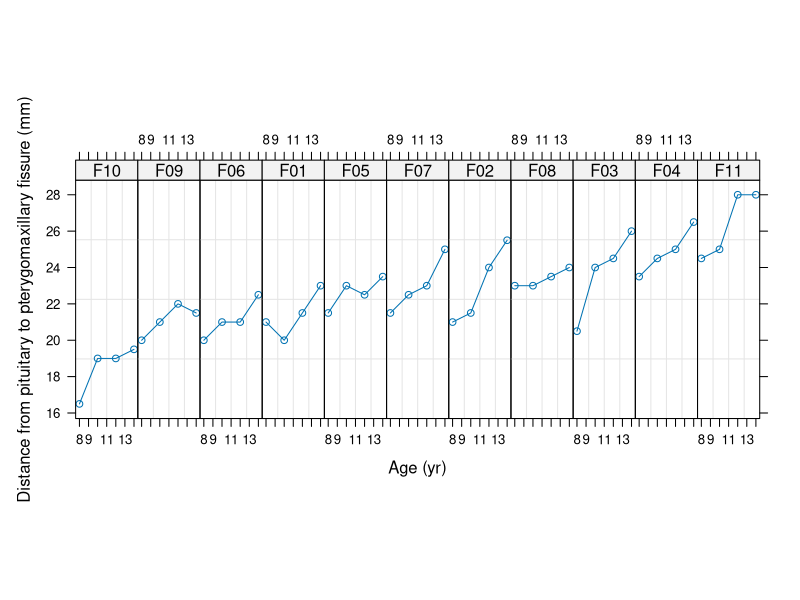
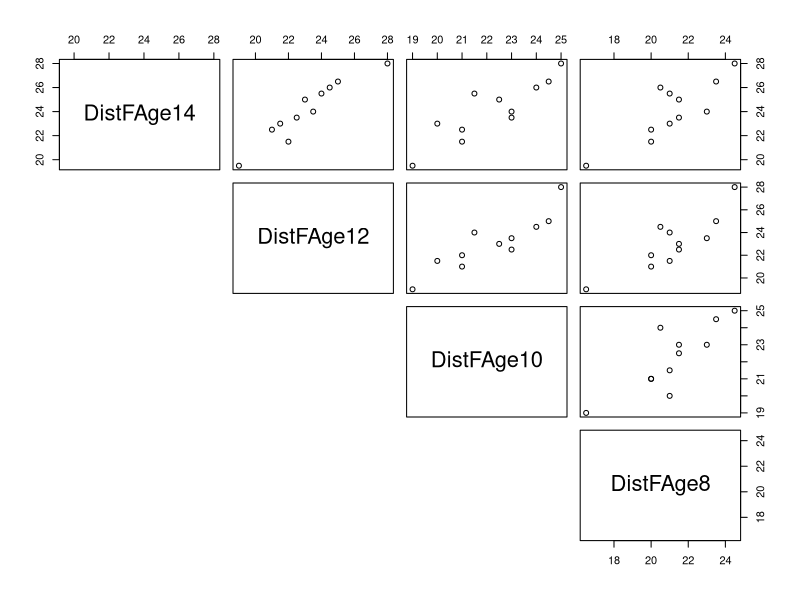
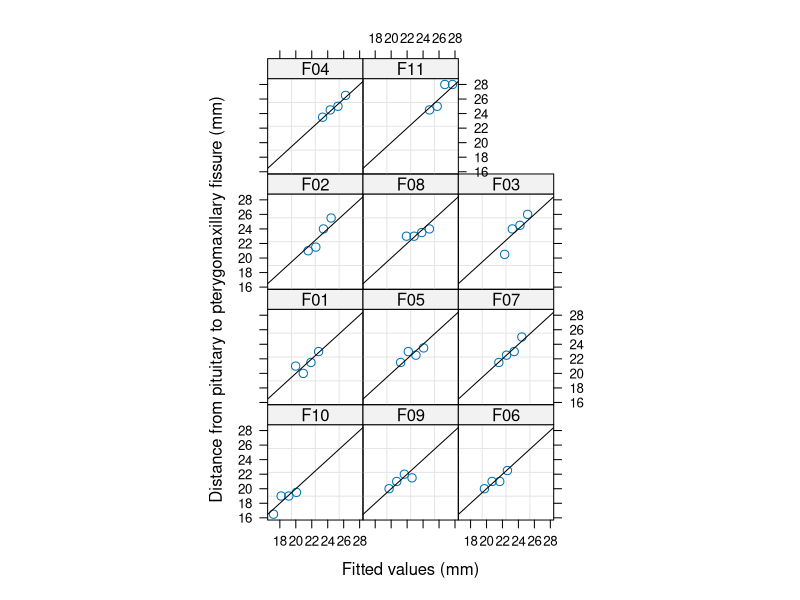
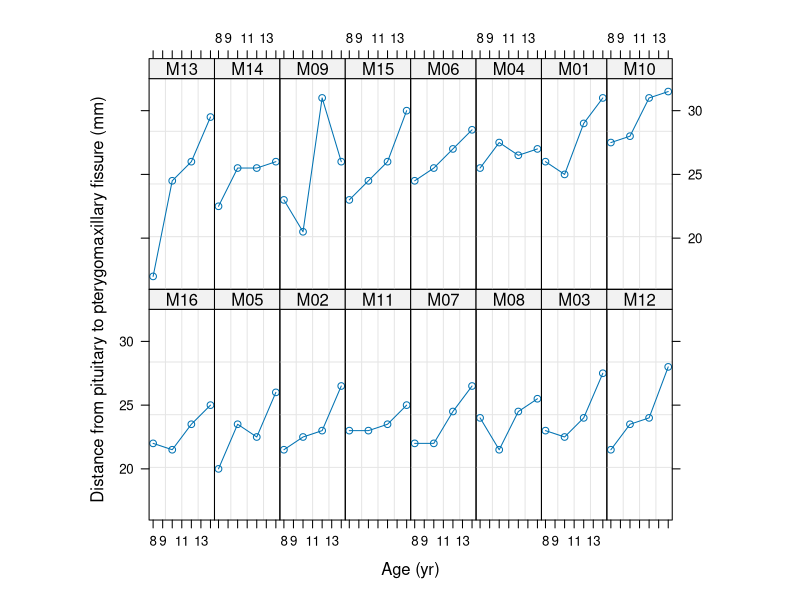
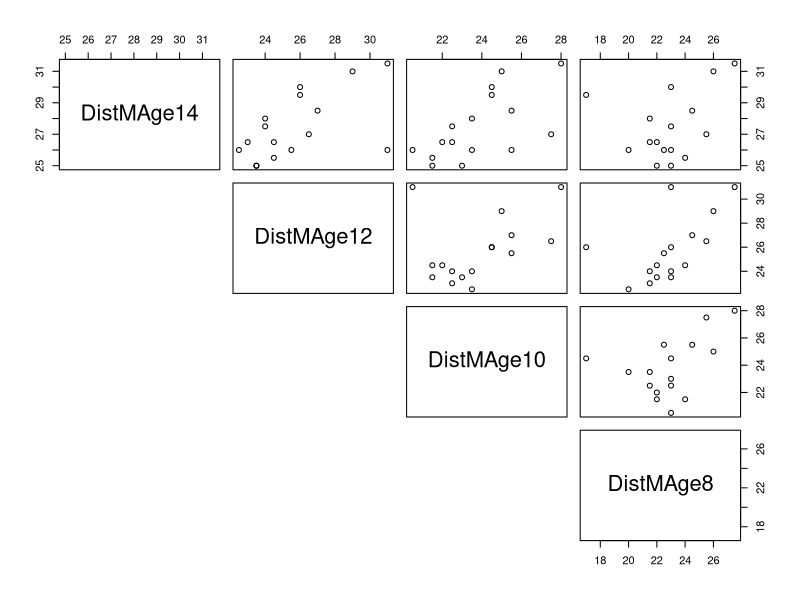
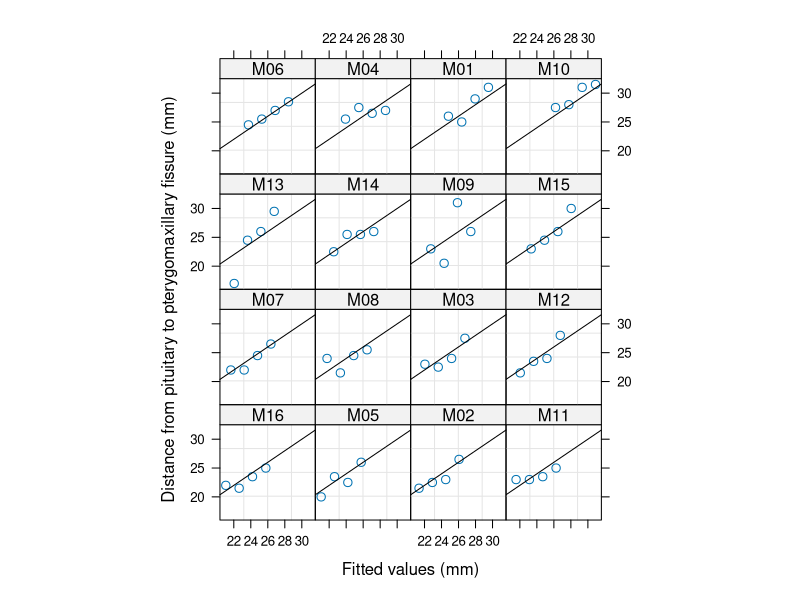
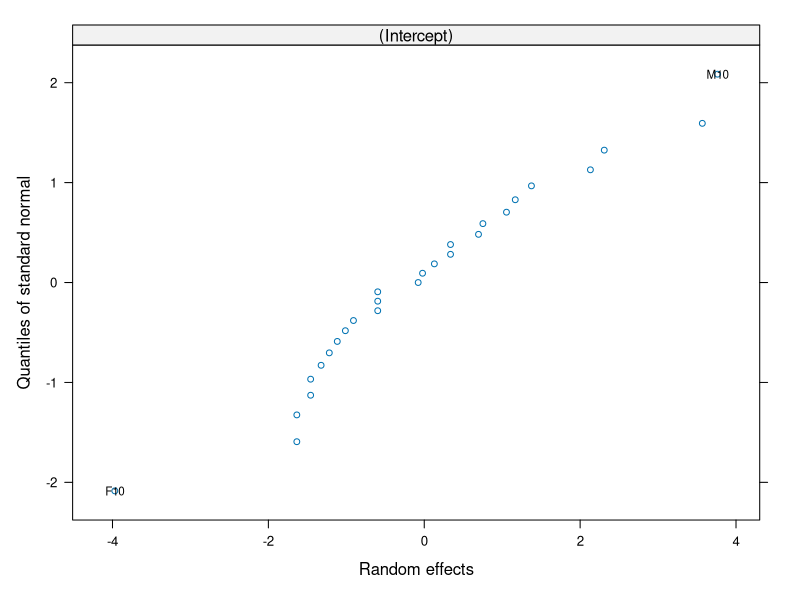
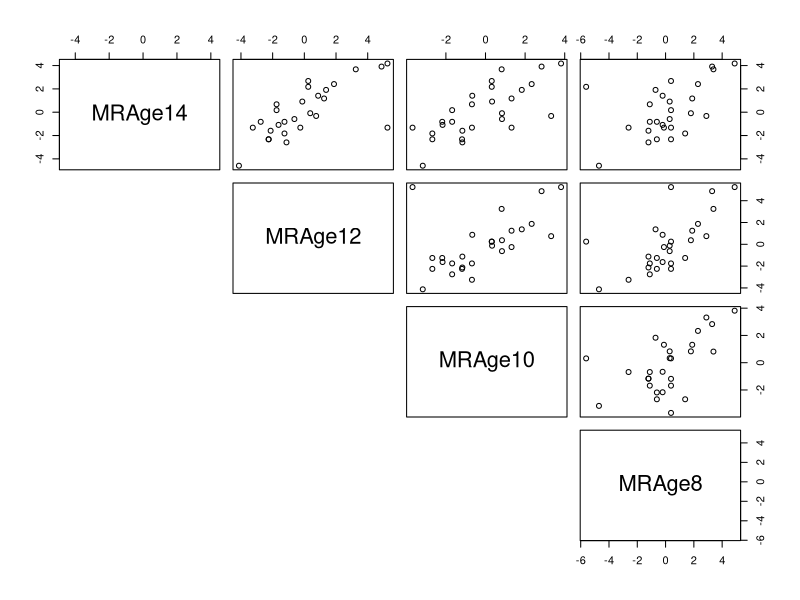

The R script that drew these images, in order: (Note: this script raises an error after producing the figures.)
#March 17, 2009

#Please change the file path in the command below to coincide with where you have stored the data files
setwd("C:/Users/sheather.ADSTAT/Documents/docs/AModernApproachToRegression/Data")

library(nlme)
FOrthodont <- Orthodont[Orthodont$Sex=="Female",]

#Figure 10.1 on page 333
plot(FOrthodont)

#Output from R on page 334
DistFAge8 <- FOrthodont$distance[FOrthodont$age==8]
DistFAge10 <- FOrthodont$distance[FOrthodont$age==10]
DistFAge12 <- FOrthodont$distance[FOrthodont$age==12]
DistFAge14 <- FOrthodont$distance[FOrthodont$age==14]
T <- cbind(DistFAge8,DistFAge10,DistFAge12,DistFAge14)
c<-cor(T)
round(c,3)

#Figure 10.2 on page 335
pairs(~DistFAge14+DistFAge12+DistFAge10+DistFAge8,lower.panel=NULL)

#Output from R on page 337
mFRI <- lme(distance~age,data=FOrthodont,random=~1|Subject,method="REML")
summary(mFRI)

#Figure 10.3 on page 338
plot(mFRI, form = distance ~ fitted(.) | Subject,layout = c(3,4), between = list(y = c(0, 0, 0, 0.5)),
aspect = 1.0, abline = c(0,1))

#Fixed intercepts in Table 10.2 on page 338
mFFI <- lm(distance~factor(Subject)+age - 1,data=FOrthodont)
summary(mFFI)

#Random intercepts in Table 10.2 on page 338
coef(mFRI)

#Figure 10.4 on page 339
MOrthodont <- Orthodont[Orthodont$Sex=="Male",]
plot(MOrthodont)

#Output from R on pages 340 and 341
DistMAge8 <- MOrthodont$distance[MOrthodont$age==8]
DistMAge10 <- MOrthodont$distance[MOrthodont$age==10]
DistMAge12 <- MOrthodont$distance[MOrthodont$age==12]
DistMAge14 <- MOrthodont$distance[MOrthodont$age==14]
T <- cbind(DistMAge8,DistMAge10,DistMAge12,DistMAge14)
c<-cor(T)
round(c,3)

#Figure 10.5 on page 340
pairs(~DistMAge14+DistMAge12+DistMAge10+DistMAge8,lower.panel=NULL)

#Output from R on page 341
mMRI <- lme(distance~age,data=MOrthodont,random=~1|Subject,method="REML")
summary(mMRI)

#Figure 10.6 on page 342
plot(mMRI, form = distance ~ fitted(.) | Subject,layout = c(4,4), between = list(y = c(0, 0, 0, 0.5)),
aspect = 1.0, abline = c(0,1))

#Output from R on pages 343 and 344
m10.5 <- lme(distance~age*Sex,data=Orthodont,random=~1|Subject,method="REML",
weights=varIdent(form=~1|Sex))
summary(m10.5)

#Output from R on pages 344 and 345
m10.6 <- lme(distance~age*Sex,data=Orthodont,random=~1|Subject,method="REML")
summary(m10.6)

#Output from R on page 345
anova(m10.6,m10.5)

#Figure 10.7 on page 347
qqnorm(m10.5,~ranef(.),id=0.05,cex=0.7)

#Output from R on page 347
MRes <- resid(m10.5, level=0)
MRAge8 <- MRes[Orthodont$age==8]
MRAge10 <- MRes[Orthodont$age==10]
MRAge12 <- MRes[Orthodont$age==12]
MRAge14 <- MRes[Orthodont$age==14]
T <- cbind(MRAge8,MRAge10,MRAge12,MRAge14)
c<-cor(T)
round(c,3)

#Figure 10.8 on page 348
pairs(~MRAge14+MRAge12+MRAge10+MRAge8,lower.panel=NULL)

#Output from R on page 348
CRes <- resid(m10.5, level=1)
CRAge8  <- CRes[Orthodont$age==8]
CRAge10 <- CRes[Orthodont$age==10]
CRAge12 <- CRes[Orthodont$age==12]
CRAge14 <- CRes[Orthodont$age==14]
T <- cbind(CRAge8,CRAge10,CRAge12,CRAge14)
c<-cor(T)
round(c,3)

#Figure 10.9 on page 349
pairs(~CRAge14+CRAge12+CRAge10+CRAge8,lower.panel=NULL)

#Figure 10.10 on page 350
plot(m10.6,form = resid(., type = "response",level=1) ~ fitted(.,level=1) | Sex,abline=0)

#Figure 10.11 on page 351
plot(m10.5,form = resid(., type = "response",level=1) ~ fitted(.,level=1) | Sex,abline=0)


#Figure 10.12 on page 352
#Choleski Residuals for m10.5
attach(Orthodont)
m10.5.a <- lm(distance~age*Sex, data=Orthodont)
m10.5.b <- lm(distance~(Subject-1), data=Orthodont)
m10.5.X <- model.matrix(m10.5.a)
m10.5.Z <- model.matrix(m10.5.b)
m10.5.G <- diag(rep(getVarCov(m10.5),ncol(m10.5.Z)))
m10.5.R <- diag(attr(m10.5[[15]],"std")^2)
m10.5.V <- m10.5.Z %*% m10.5.G %*% t(m10.5.Z) + m10.5.R
m10.5.tCHOLinv <- solve(t(chol(m10.5.V)))
# Now to premultiply terms by m10.5.tCHOLinv to get Choleski residuals, etc.
dist.CHOL.m10.5<- m10.5.tCHOLinv %*% Orthodont$distance
x1.CHOL.m10.5 <- m10.5.tCHOLinv %*% m10.5.X[,1] 
x2.CHOL.m10.5 <- m10.5.tCHOLinv %*% m10.5.X[,2] 
x3.CHOL.m10.5 <- m10.5.tCHOLinv %*% m10.5.X[,3] 
x4.CHOL.m10.5 <- m10.5.tCHOLinv %*% m10.5.X[,4] 
m10.5.CHOL <- lm(dist.CHOL.m10.5 ~ x1.CHOL.m10.5 + x2.CHOL.m10.5 +
 x3.CHOL.m10.5 + x4.CHOL.m10.5 -1)
#summary(m10.5.CHOL)

#Choleski Residuals for m10.6 
m10.6.a <- lm(distance~age*Sex, data=Orthodont)
m10.6.b <- lm(distance~(Subject-1), data=Orthodont)
m10.6.X <- model.matrix(m10.6.a)
m10.6.Z <- model.matrix(m10.6.b)
m10.6.G <- diag(rep(getVarCov(m10.6),ncol(m10.6.Z)))
m10.6.R <- diag(attr(m10.6[[15]],"std")^2)
m10.6.V <- m10.6.Z %*% m10.6.G %*% t(m10.6.Z) + m10.6.R
m10.6.tCHOLinv <- solve(t(chol(m10.6.V)))
# Now to premultiply terms by m10.6.tCHOLinv to get Choleski residuals, etc.
dist.CHOL.m10.6<- m10.6.tCHOLinv %*% Orthodont$distance
x1.CHOL.m10.6 <- m10.6.tCHOLinv %*% m10.6.X[,1] 
x2.CHOL.m10.6 <- m10.6.tCHOLinv %*% m10.6.X[,2] 
x3.CHOL.m10.6 <- m10.6.tCHOLinv %*% m10.6.X[,3] 
x4.CHOL.m10.6 <- m10.6.tCHOLinv %*% m10.6.X[,4] 
m10.6.CHOL <- lm(dist.CHOL.m10.6 ~ x1.CHOL.m10.6 + x2.CHOL.m10.6 +
 x3.CHOL.m10.6 + x4.CHOL.m10.6 -1)
#summary(m10.6.CHOL)

CholeskyResid10.5 <- m10.5.CHOL$residuals
CholeskyResid10.6 <- m10.6.CHOL$residuals

par(mfrow=c(1,2))
plot(CholeskyResid10.6~Sex,ylab="Cholesky residuals from model (10.6)",ylim=c(-3,4))
plot(CholeskyResid10.5~Sex,ylab="Cholesky residuals from model (10.5)",ylim=c(-3,4))

#p-value for Levene's test on page 353
library(car)
levene.test(CholeskyResid10.6,Sex)

detach(Orthodont)


library(foreign)
library(nlme)

pigweights <- read.csv("pigweights.csv",header=TRUE)
pigweights$Animal <- pigweights$pigid
pigweights$Time <- pigweights$weeknumber
attach(pigweights)

pigweights <- groupedData(weight ~ Time | Animal,data = pigweights,
labels = list(x = "Time",y="Weight"),
units = list(x = "(weeks)", y = "(kg)"))

#Figure 10.13 on page 354
par(mfrow=c(1,1))
plot(Time,weight)
lines(Time,weight,lty=2)

#Output from R on page 354
T1 <- weight[Time==1]
T2 <- weight[Time==2]
T3 <- weight[Time==3]
T4 <- weight[Time==4]
T5 <- weight[Time==5]
T6 <- weight[Time==6]
T7 <- weight[Time==7]
T8 <- weight[Time==8]
T9 <- weight[Time==9]
T <- cbind(T1,T2,T3,T4,T5,T6,T7,T8,T9)
c<-cor(T)
round(c,2)

#Figure 10.14 on page 355
pairs(~T9+T8+T7+T6+T5+T4+T3+T2+T1,lower.panel=NULL)

#Output from R on page 356 and 357
m10p13 <- gls(weight~Time,data=pigweights,
 correlation=corSymm(form=~1|Animal),weights=varIdent(form=~1|Time),method="REML")
summary(m10p13)

#Choleski Residuals for m10.13 
m10p13.V <- getVarCov(m10p13)
m10p13.tCHOLinv <- diag(1,length(unique(pigweights$Animal))) %x% solve(t(chol(m10p13.V)))
ystar <- m10p13.tCHOLinv %*% pigweights$weight
Intstar <- m10p13.tCHOLinv %*% rep(1,length(pigweights$Time))
Timestar <- m10p13.tCHOLinv %*% pigweights$Time
m10p13star <- lm(ystar~Intstar+Timestar-1)
summary(m10p13star)
Resm10p13star <- m10p13star$residuals

#Figure 10.15 on page 358
par(mfrow=c(1,1))
plot(Timestar,Resm10p13star,ylab="Cholesky Residuals",xlab="x*",ylim=c(-3.5,3.5))
lines(lowess(Timestar,Resm10p13star,iter=1,f=1/3),lty=2)

#F-statistic p-value on page 357
mres <- lm(Resm10p13star~Timestar+I(Timestar^2)+I(Timestar^3)+I(Timestar^4)+I(Timestar^5))
summary(mres)

#Output from R on pages 360 and 361: REML fit of model (10.15)
m10p15 <- gls(weight~Time+TimeM2Plus+TimeM3Plus+TimeM4Plus+TimeM5Plus+TimeM6Plus+TimeM7Plus+TimeM8Plus,
data=pigweights,correlation=corSymm(form=~1|Animal),weights=varIdent(form=~1|Time),method="REML")
summary(m10p15)

#Output from R on page 361: Comparing ML fits of models (10.13) and (10.15)
m10p15.ML <- gls(weight~Time+TimeM2Plus+TimeM3Plus+TimeM4Plus+TimeM5Plus+TimeM6Plus+TimeM7Plus+TimeM8Plus,
data=pigweights,correlation=corSymm(form=~1|Animal),weights=varIdent(form=~1|Time),method="ML")
m10p13.ML <- gls(weight~Time,data=pigweights,
 correlation=corSymm(form=~1|Animal),weights=varIdent(form=~1|Time),method="ML")
anova(m10p13.ML,m10p15.ML)

#Output from R on page 363: Comparing ML fits of models (10.15) and (10.16)
m10p16.ML <- gls(weight~Time+TimeM3Plus+TimeM7Plus+TimeM8Plus,
data=pigweights,correlation=corSymm(form=~1|Animal),weights=varIdent(form=~1|Time),method="ML")
anova(m10p16.ML,m10p15.ML)

#Output from R on page 363: REML fit of model (10.16)
m10p16 <- gls(weight~Time+TimeM3Plus+TimeM7Plus+TimeM8Plus,
data=pigweights,correlation=corSymm(form=~1|Animal),weights=varIdent(form=~1|Time),method="REML")
summary(m10p16)

#Output from R on page 363: Comparing ML fits of models (10.16) and (10.17)
m10p17.ML <- gls(weight~Time+TimeM3Plus+TimeM5Plus+TimeM7Plus+TimeM8Plus,
data=pigweights,correlation=corSymm(form=~1|Animal),weights=varIdent(form=~1|Time),method="ML")
anova(m10p17.ML,m10p16.ML)

#Output from R on page 365: REML fit of model (10.16) with AR errors
m10p16.AR1 <- gls(weight~Time+TimeM3Plus+TimeM7Plus+TimeM8Plus,
data=pigweights,correlation=corAR1(form=~1|Animal),weights=varIdent(form=~1|Time),method="REML")
summary(m10p16.AR1)

#Output from R on page 365: Comparing ML fits of models (10.16) with different errors
anova(m10p16.AR1,m10p16)

detach(pigweights)

